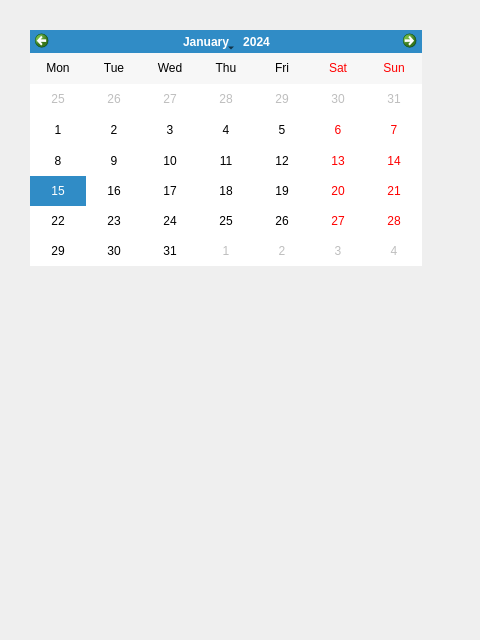
<?xml version="1.0" encoding="UTF-8"?>
<ui version="4.0">
 <class>CalendarWindow</class>
 <widget class="QMainWindow" name="CalendarWindow">
  <property name="geometry">
   <rect>
    <x>0</x>
    <y>0</y>
    <width>480</width>
    <height>640</height>
   </rect>
  </property>
  <property name="windowTitle">
   <string>MainWindow</string>
  </property>
  <widget class="QWidget" name="centralwidget">
   <widget class="QCalendarWidget" name="calendarWidget">
    <property name="geometry">
     <rect>
      <x>30</x>
      <y>30</y>
      <width>392</width>
      <height>236</height>
     </rect>
    </property>
    <property name="firstDayOfWeek">
     <enum>Qt::Monday</enum>
    </property>
    <property name="verticalHeaderFormat">
     <enum>QCalendarWidget::NoVerticalHeader</enum>
    </property>
   </widget>
  </widget>
 </widget>
 <resources/>
 <connections/>
</ui>
